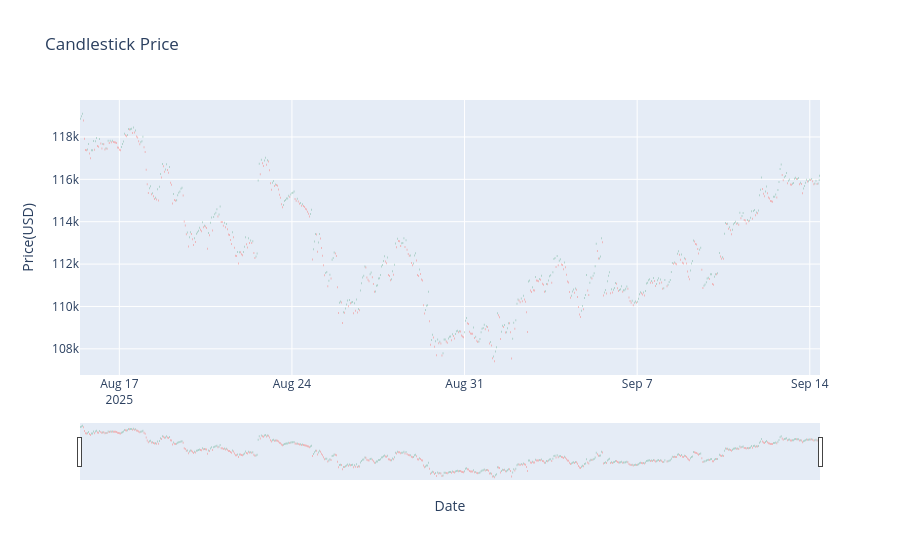

Notebook source saved alongside this figure:
### Code cell
fig = go.Figure(data=go.Candlestick(x=candle_min.index,
                                    open=candle_min['price']['first'],
                                    high=candle_min['price']['max'],
                                    low=candle_min['price']['min'],
                                    close=candle_min['price']['last']))
fig.update_layout( xaxis_rangeslider_visible=True,yaxis_fixedrange=False,xaxis_title='Date',yaxis_title='Price(USD)',title='Candlestick Price')
fig.show()

### Figure 1 — Plotly figure (JSON) as saved in the notebook; plotly's stock layout.template omitted (floating-point values rounded to 4 significant figures; data arrays with more than 128 entries replaced by an {"elided": "..."} marker saying what was removed)
{"data": [{"close": {"elided": "719 float values"}, "high": {"elided": "719 float values"}, "low": {"elided": "719 float values"}, "open": {"elided": "719 float values"}, "x": {"elided": "719 str values"}, "type": "candlestick"}], "layout": {"xaxis": {"rangeslider": {"visible": true}, "title": {"text": "Date"}}, "yaxis": {"fixedrange": false, "title": {"text": "Price(USD)"}}, "title": {"text": "Candlestick Price"}}}
